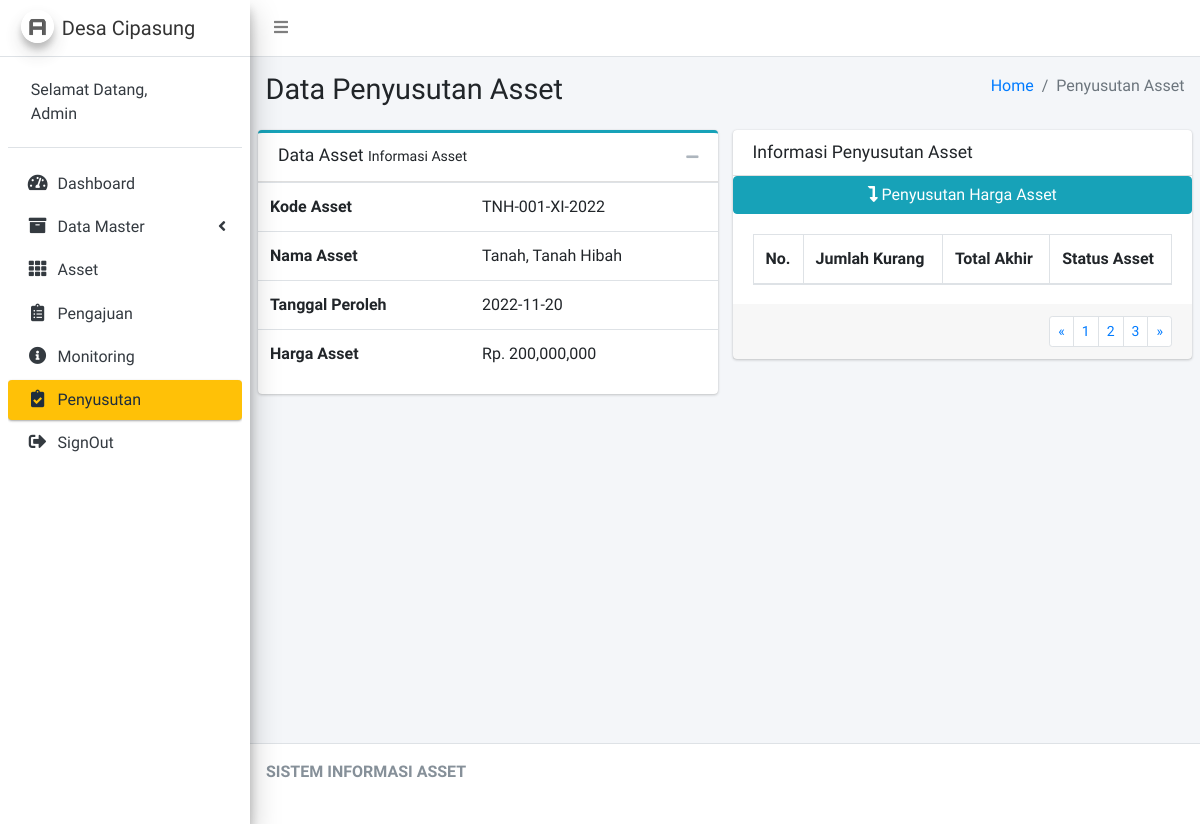
The app's page /Admin/cPenyusutan/detail/1 (signed in), older data.
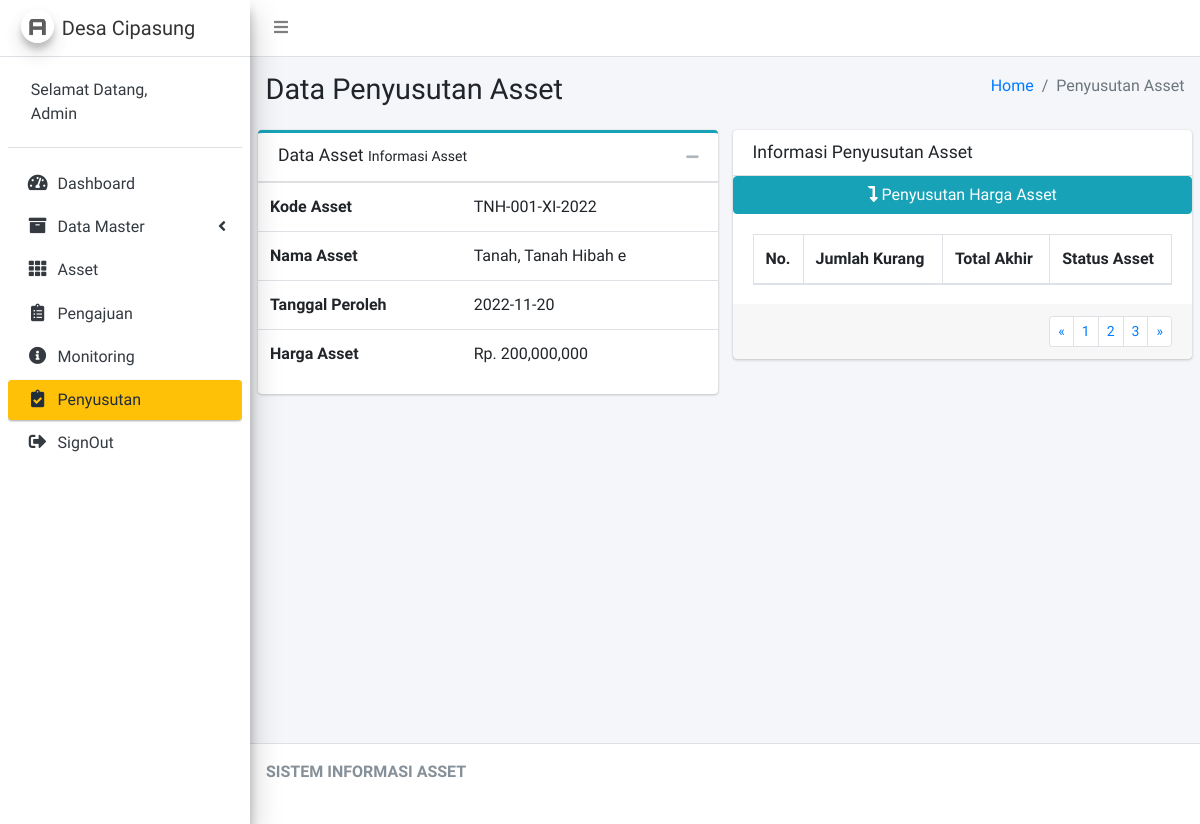
The same page, newer data.
### tables this page shows
CREATE TABLE `asset` (
  `id_asset` int(11) NOT NULL,
  `id_lokasi` int(11) NOT NULL,
  `id_kategori` int(11) NOT NULL,
  `id_barang` int(11) NOT NULL,
  `id_user` int(11) NOT NULL,
  `kode_asset` varchar(20) NOT NULL,
  `merk` varchar(125) NOT NULL,
  `asal_usul` varchar(125) NOT NULL,
  `tgl_peroleh` varchar(15) NOT NULL,
  `harga_asset` varchar(15) NOT NULL,
  `gambar_asset` text NOT NULL,
  `jml_asset` int(11) NOT NULL
);

CREATE TABLE `barang` (
  `id_barang` int(11) NOT NULL,
  `nama_barang` varchar(125) NOT NULL,
  `keterangan` text NOT NULL
);

### application/controllers/Admin/cPenyusutan.php (called while the page is built, shortened)
<?php
class cPenyusutan extends CI_Controller
{
    public function __construct()
    {
        $this->load->model('mAsset');
        $this->load->model('mPenyusutan');
    }
    public function detail($id)
    {
        $data = array(
            'detail' => $this->mPenyusutan->select($id)
        );
        $this->load->view('Admin/Layout/head');
        $this->load->view('Admin/Layout/aside');
        $this->load->view('Admin/Penyusutan/vDetailpenyusutan', $data);
        $this->load->view('Admin/Layout/footer');
    }
}

### index.php (called while the page is built, shortened)
<?php
require_once BASEPATH.'core/CodeIgniter.php';

### application/models/mPenyusutan.php (called while the page is built, shortened)
<?php
class mPenyusutan extends CI_Model
{
    public function select($id)
    {
        $data['asset'] = $this->db->query("SELECT * FROM `asset` JOIN barang ON asset.id_barang=barang.id_barang WHERE id_asset='" . $id . "'")->row();
        $data['penyusutan'] = $this->db->query("SELECT * FROM `penyusutan` JOIN asset ON penyusutan.id_asset=asset.id_asset WHERE penyusutan.id_asset='" . $id . "'")->result();
        return $data;
    }
    public function cek_status_hapus($id)
    {
        return $this->db->query("SELECT * FROM `penyusutan` WHERE status_asset='1' AND id_asset='" . $id . "'")->row();
    }
}

### application/views/Admin/Penyusutan/vDetailPenyusutan.php (the view, shortened to what this page needs)
<div class="content-wrapper">
    <section class="content-header">
        <div class="container-fluid">
            <div class="row mb-2">
                <div class="col-sm-6">
                    <h1>Data Penyusutan Asset</h1>
                </div>
                <div class="col-sm-6">
                    <ol class="breadcrumb float-sm-right">
                        <li class="breadcrumb-item"><a href="#">Home</a></li>
                        <li class="breadcrumb-item active">Penyusutan Asset</li>
                    </ol>
                </div>
            </div>
        </div>
    </section>
    <section class="content">
        <div class="row">
            <div class="col-md-6">
                <div class="card card-outline card-info">
                    <div class="card-header">
                        <h3 class="card-title">
                            Data Asset
                            <small>Informasi Asset</small>
                        </h3>
                        <div class="card-tools">
                            <button type="button" class="btn btn-tool btn-sm" data-card-widget="collapse" data-toggle="tooltip" title="Collapse">
                                <i class="fas fa-minus"></i></button>
                        </div>
                    </div>
                    <table class="table">
                        <tr>
                            <th>Kode Asset</th>
                            <td><?= $detail['asset']->kode_asset ?></td>
                        </tr>
                        <tr>
                            <th>Nama Asset</th>
                            <td><?= $detail['asset']->nama_barang ?>, <?= $detail['asset']->merk ?></td>
                        </tr>
                        <tr>
                            <th>Tanggal Peroleh</th>
                            <td><?= $detail['asset']->tgl_peroleh ?></td>
                        </tr>
                        <tr>
                            <th>Harga Asset</th>
                            <td>Rp. <?= number_format($detail['asset']->harga_asset)  ?></td>
                        </tr>
                    </table>
                </div>
            </div>
            <div class="col-md-6">
                <div class="card">
                    <div class="card-header">
                        <h3 class="card-title">Informasi Penyusutan Asset</h3>
                    </div>
                    <?php
                    $cek_hapus = $this->mPenyusutan->cek_status_hapus($detail['asset']->id_asset);
                    if (!$cek_hapus) {
                    ?>
                        <div class="btn-group">
                            <button type="button" class="btn btn-info" data-toggle="modal" data-target="#modal-default"> <i class="fas fa-level-down-alt"></i> Penyusutan Harga Asset</button>
                        </div>
                    <?php
                    }
                    ?>
                    <div class="card-body">
                        <table class="table table-bordered">
                            <thead>
                                <tr>
                                    <th style="width: 10px">No.</th>
                                    <th>Jumlah Kurang</th>
                                    <th>Total Akhir</th>
                                    <th>Status Asset</th>
                                </tr>
                            </thead>
                        </table>
                    </div>
                    <div class="card-footer clearfix">
                        <ul class="pagination pagination-sm m-0 float-right">
                            <li class="page-item"><a class="page-link" href="#">&laquo;</a></li>
                            <li class="page-item"><a class="page-link" href="#">1</a></li>
                            <li class="page-item"><a class="page-link" href="#">2</a></li>
                            <li class="page-item"><a class="page-link" href="#">3</a></li>
                            <li class="page-item"><a class="page-link" href="#">&raquo;</a></li>
                        </ul>
                    </div>
                </div>
            </div>
        </div>
    </section>
</div>

### application/views/Admin/Layout/head.php (shortened to what this page needs)
<!DOCTYPE html>
<html>
<head>
    <link rel="stylesheet" href="<?= base_url('asset/AdminLTE/') ?>plugins/fontawesome-free/css/all.min.css">
    <link rel="stylesheet" href="https://code.ionicframework.com/ionicons/2.0.1/css/ionicons.min.css">
    <link rel="stylesheet" href="<?= base_url('asset/AdminLTE/') ?>plugins/tempusdominus-bootstrap-4/css/tempusdominus-bootstrap-4.min.css">
    <link rel="stylesheet" href="<?= base_url('asset/AdminLTE/') ?>dist/css/adminlte.min.css">
    <link rel="stylesheet" href="<?= base_url('asset/AdminLTE/') ?>plugins/overlayScrollbars/css/OverlayScrollbars.min.css">
    <link rel="stylesheet" href="<?= base_url('asset/AdminLTE/') ?>plugins/daterangepicker/daterangepicker.css">
    <link rel="stylesheet" href="<?= base_url('asset/AdminLTE/') ?>plugins/summernote/summernote-bs4.css">
    <link rel="stylesheet" href="<?= base_url('asset/AdminLTE/') ?>plugins/datatables-bs4/css/dataTables.bootstrap4.min.css">
    <link rel="stylesheet" href="<?= base_url('asset/AdminLTE/') ?>plugins/datatables-responsive/css/responsive.bootstrap4.min.css">
    <link rel="stylesheet" href="<?= base_url('asset/AdminLTE/') ?>plugins/daterangepicker/daterangepicker.css">
    <link rel="stylesheet" href="<?= base_url('asset/AdminLTE/') ?>plugins/select2/css/select2.min.css">
    <link rel="stylesheet" href="<?= base_url('asset/AdminLTE/') ?>plugins/select2-bootstrap4-theme/select2-bootstrap4.min.css">
</head>
<body class="hold-transition sidebar-mini layout-fixed">
    <div class="wrapper">
        <nav class="main-header navbar navbar-expand navbar-white navbar-light">
            <ul class="navbar-nav">
                <li class="nav-item">
                    <a class="nav-link" data-widget="pushmenu" href="#" role="button"><i class="fas fa-bars"></i></a>
                </li>
            </ul>
        </nav>

### application/views/Admin/Layout/aside.php (shortened to what this page needs)
<aside class="main-sidebar sidebar-light-warning elevation-4">
    <a href="index3.html" class="brand-link">
        <img src="<?= base_url('asset/AdminLTE/') ?>dist/img/AdminLTELogo.png" alt="AdminLTE Logo" class="brand-image img-circle elevation-3" style="opacity: .8">
        <span class="brand-text font-weight-light">Desa Cipasung</span>
    </a>
    <div class="sidebar">
        <div class="user-panel mt-3 pb-3 mb-3 d-flex">
            <div class="image">
            </div>
            <div class="info">
                <a href="#" class="d-block">Selamat Datang, <br>Admin</a>
            </div>
        </div>
        <nav class="mt-2">
            <ul class="nav nav-pills nav-sidebar flex-column" data-widget="treeview" role="menu" data-accordion="false">
                <li class="nav-item">
                    <a href="<?= base_url('Admin/cDashboard') ?>" class="nav-link   <?php if ($this->uri->segment(1) == 'Admin' && $this->uri->segment(2) == 'cDashboard') {
                                                                                        echo 'active';
                                                                                    }  ?>">
                        <i class="nav-icon fas fa-tachometer-alt"></i>
                        <p>Dashboard</p>
                    </a>
                </li>
                <li class="nav-item has-treeview <?php if ($this->uri->segment(1) == 'Admin' && $this->uri->segment(2) == 'cKelolaData') {
                                                        echo 'menu-open';
                                                    }  ?>">
                    <a href="<?= base_url('Admin/cKelolaData') ?>" class="nav-link  <?php if ($this->uri->segment(1) == 'Admin' && $this->uri->segment(2) == 'cKelolaData') {
                                                                                        echo 'active';
                                                                                    }  ?>">
                        <i class="nav-icon fas fa-archive"></i>
                        <p>
                            Data Master
                            <i class="right fas fa-angle-left"></i>
                        </p>
                    </a>
                </li>
                <li class="nav-item">
                    <a href="<?= base_url('Admin/cAsset') ?>" class="nav-link  <?php if ($this->uri->segment(1) == 'Admin' && $this->uri->segment(2) == 'cAsset') {
                                                                                    echo 'active';
                                                                                }  ?>">
                        <i class="nav-icon fas fa-th"></i>
                        <p>
                            Asset
                        </p>
                    </a>
                </li>
                <li class="nav-item">
                    <a href="<?= base_url('Admin/cPengajuan') ?>" class="nav-link   <?php if ($this->uri->segment(1) == 'Admin' && $this->uri->segment(2) == 'cPengajuan') {
                                                                                        echo 'active';
                                                                                    }  ?>">
                        <i class="nav-icon fas fa-clipboard-list"></i>
                        <p>Pengajuan</p>
                    </a>
                </li>
                <li class="nav-item">
                    <a href="<?= base_url('Admin/cMonitoring') ?>" class="nav-link   <?php if ($this->uri->segment(1) == 'Admin' && $this->uri->segment(2) == 'cMonitoring') {
                                                                                            echo 'active';
                                                                                        }  ?>">
                        <i class="nav-icon fas fa-info-circle"></i>
                        <p>Monitoring</p>
                    </a>
                </li>
                <li class="nav-item">
                    <a href="<?= base_url('Admin/cPenyusutan') ?>" class="nav-link   <?php if ($this->uri->segment(1) == 'Admin' && $this->uri->segment(2) == 'cPenyusutan') {
                                                                                            echo 'active';
                                                                                        }  ?>">
                        <i class="nav-icon fas fa-clipboard-check"></i>
                        <p>Penyusutan</p>
                    </a>
                </li>
                <li class="nav-item">
                    <a href="<?= base_url('cAuth/logout') ?>" class="nav-link">
                        <i class="nav-icon fas fa-sign-out-alt"></i>
                        <p>SignOut</p>
                    </a>
                </li>
            </ul>
        </nav>
    </div>
</aside>

### application/views/Admin/Layout/footer.php (shortened to what this page needs)
<footer class="main-footer">
    <strong>SISTEM INFORMASI ASSET</strong>
</footer>
</div>
</body>
</html>

Row changes from the older to the newer data that the page shows:
changed asset "Tanah": merk "Tanah Hibah" → "Tanah Hibah e"
